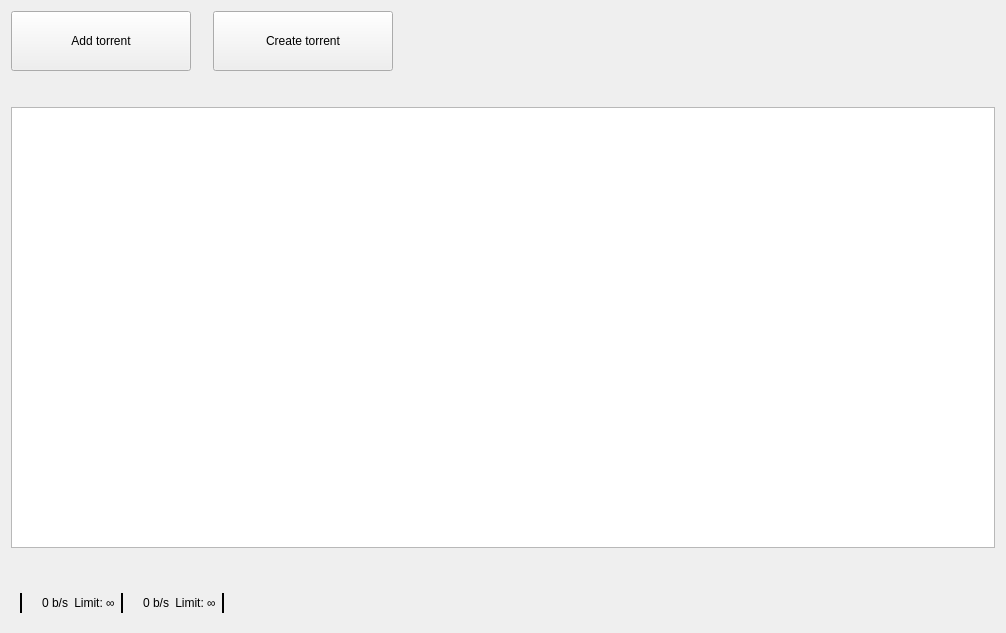
<?xml version="1.0" encoding="UTF-8"?>
<ui version="4.0">
 <class>TorrentsForm</class>
 <widget class="QDialog" name="TorrentsForm">
  <property name="geometry">
   <rect>
    <x>0</x>
    <y>0</y>
    <width>1006</width>
    <height>633</height>
   </rect>
  </property>
  <property name="windowTitle">
   <string>Torrents</string>
  </property>
  <property name="styleSheet">
   <string notr="true"/>
  </property>
  <layout class="QVBoxLayout" name="verticalLayout">
   <property name="spacing">
    <number>36</number>
   </property>
   <item>
    <layout class="QHBoxLayout" name="horizontalLayout">
     <property name="spacing">
      <number>22</number>
     </property>
     <item>
      <widget class="QPushButton" name="btn_add_torrent">
       <property name="sizePolicy">
        <sizepolicy hsizetype="Minimum" vsizetype="Fixed">
         <horstretch>0</horstretch>
         <verstretch>0</verstretch>
        </sizepolicy>
       </property>
       <property name="minimumSize">
        <size>
         <width>180</width>
         <height>60</height>
        </size>
       </property>
       <property name="text">
        <string>Add torrent</string>
       </property>
       <property name="icon">
        <iconset resource="../../resources/resources.qrc">
         <normaloff>:/images/plus</normaloff>:/images/plus</iconset>
       </property>
       <property name="iconSize">
        <size>
         <width>32</width>
         <height>32</height>
        </size>
       </property>
       <property name="autoDefault">
        <bool>false</bool>
       </property>
      </widget>
     </item>
     <item>
      <widget class="QPushButton" name="btn_create_torrent">
       <property name="minimumSize">
        <size>
         <width>180</width>
         <height>60</height>
        </size>
       </property>
       <property name="text">
        <string>Create torrent</string>
       </property>
       <property name="icon">
        <iconset resource="../../resources/resources.qrc">
         <normaloff>:/images/import</normaloff>:/images/import</iconset>
       </property>
       <property name="iconSize">
        <size>
         <width>32</width>
         <height>32</height>
        </size>
       </property>
       <property name="autoDefault">
        <bool>false</bool>
       </property>
      </widget>
     </item>
     <item>
      <spacer name="horizontalSpacer">
       <property name="orientation">
        <enum>Qt::Horizontal</enum>
       </property>
       <property name="sizeHint" stdset="0">
        <size>
         <width>40</width>
         <height>20</height>
        </size>
       </property>
      </spacer>
     </item>
    </layout>
   </item>
   <item>
    <widget class="QTableView" name="torrents_table">
     <property name="styleSheet">
      <string notr="true">        QTableView{
            outline: 0;
        }

        QTableView::item:focus {

            outline: 0;
            border: none;
        }

        QTableView::item:hover {
            background-color: #eff3f9;
            outline: 0;
            border: none;
        }</string>
     </property>
     <property name="showDropIndicator" stdset="0">
      <bool>false</bool>
     </property>
     <property name="dragDropOverwriteMode">
      <bool>false</bool>
     </property>
     <property name="selectionMode">
      <enum>QAbstractItemView::SingleSelection</enum>
     </property>
     <property name="selectionBehavior">
      <enum>QAbstractItemView::SelectRows</enum>
     </property>
     <property name="showGrid">
      <bool>false</bool>
     </property>
     <property name="cornerButtonEnabled">
      <bool>false</bool>
     </property>
    </widget>
   </item>
   <item>
    <widget class="QWidget" name="widget" native="true">
     <layout class="QHBoxLayout" name="horizontalLayout_2">
      <item>
       <widget class="Line" name="line">
        <property name="styleSheet">
         <string notr="true"/>
        </property>
        <property name="frameShadow">
         <enum>QFrame::Plain</enum>
        </property>
        <property name="lineWidth">
         <number>2</number>
        </property>
        <property name="orientation">
         <enum>Qt::Vertical</enum>
        </property>
       </widget>
      </item>
      <item>
       <widget class="QLabel" name="label_2">
        <property name="maximumSize">
         <size>
          <width>23</width>
          <height>20</height>
         </size>
        </property>
        <property name="text">
         <string/>
        </property>
        <property name="pixmap">
         <pixmap resource="../../resources/resources.qrc">:/images/icons/arrow-down-green.png</pixmap>
        </property>
        <property name="scaledContents">
         <bool>true</bool>
        </property>
       </widget>
      </item>
      <item>
       <widget class="QLabel" name="lbl_download_speed">
        <property name="text">
         <string>0 b/s</string>
        </property>
       </widget>
      </item>
      <item>
       <widget class="QPushButton" name="btn_download_limit">
        <property name="autoFillBackground">
         <bool>false</bool>
        </property>
        <property name="styleSheet">
         <string notr="true">QPushButton:!hover
{
	border: none;
}

QPushButton:hover
{
  border: 1px solid #555;
  background-color: #bbb;
}</string>
        </property>
        <property name="text">
         <string>Limit: ∞</string>
        </property>
        <property name="autoDefault">
         <bool>false</bool>
        </property>
        <property name="flat">
         <bool>true</bool>
        </property>
       </widget>
      </item>
      <item>
       <widget class="Line" name="line_2">
        <property name="styleSheet">
         <string notr="true"/>
        </property>
        <property name="frameShadow">
         <enum>QFrame::Plain</enum>
        </property>
        <property name="lineWidth">
         <number>2</number>
        </property>
        <property name="midLineWidth">
         <number>1</number>
        </property>
        <property name="orientation">
         <enum>Qt::Vertical</enum>
        </property>
       </widget>
      </item>
      <item>
       <widget class="QLabel" name="label_4">
        <property name="sizePolicy">
         <sizepolicy hsizetype="Preferred" vsizetype="Preferred">
          <horstretch>0</horstretch>
          <verstretch>0</verstretch>
         </sizepolicy>
        </property>
        <property name="maximumSize">
         <size>
          <width>20</width>
          <height>20</height>
         </size>
        </property>
        <property name="styleSheet">
         <string notr="true"/>
        </property>
        <property name="text">
         <string/>
        </property>
        <property name="pixmap">
         <pixmap resource="../../resources/resources.qrc">:/images/icons/arrow-up-red.png</pixmap>
        </property>
        <property name="scaledContents">
         <bool>true</bool>
        </property>
       </widget>
      </item>
      <item>
       <widget class="QLabel" name="lbl_upload_speed">
        <property name="text">
         <string>0 b/s</string>
        </property>
       </widget>
      </item>
      <item>
       <widget class="QPushButton" name="btn_upload_limit">
        <property name="autoFillBackground">
         <bool>false</bool>
        </property>
        <property name="styleSheet">
         <string notr="true">QPushButton:!hover
{
	border: none;
}

QPushButton:hover
{
  border: 1px solid #555;
  background-color: #bbb;
}</string>
        </property>
        <property name="text">
         <string>Limit: ∞</string>
        </property>
        <property name="autoDefault">
         <bool>false</bool>
        </property>
        <property name="flat">
         <bool>true</bool>
        </property>
       </widget>
      </item>
      <item>
       <widget class="Line" name="line_5">
        <property name="frameShadow">
         <enum>QFrame::Plain</enum>
        </property>
        <property name="lineWidth">
         <number>2</number>
        </property>
        <property name="orientation">
         <enum>Qt::Vertical</enum>
        </property>
       </widget>
      </item>
      <item>
       <spacer name="horizontalSpacer_2">
        <property name="orientation">
         <enum>Qt::Horizontal</enum>
        </property>
        <property name="sizeHint" stdset="0">
         <size>
          <width>40</width>
          <height>20</height>
         </size>
        </property>
       </spacer>
      </item>
     </layout>
    </widget>
   </item>
  </layout>
 </widget>
 <resources>
  <include location="../../resources/resources.qrc"/>
 </resources>
 <connections/>
</ui>
